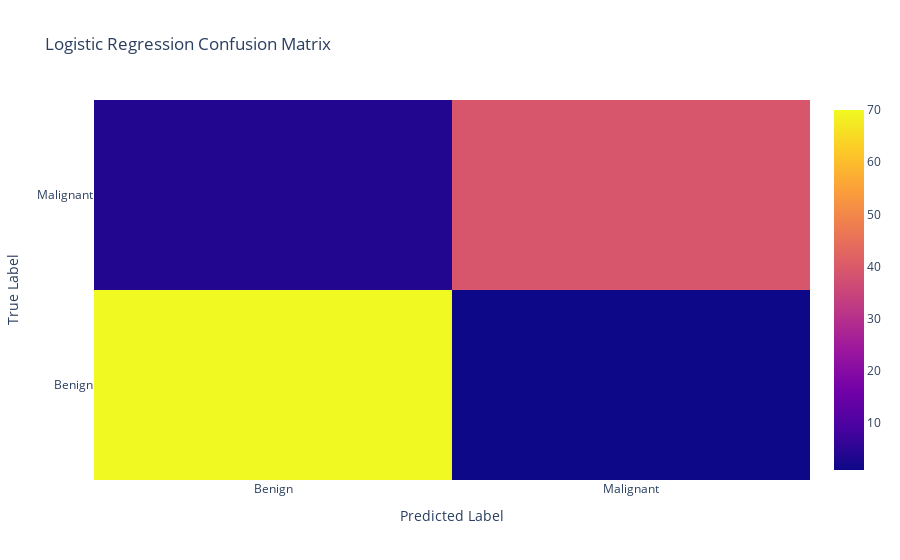

The cell this chart's notebook holds for it:
### Code cell
from sklearn.metrics import confusion_matrix

# Generate a confusion matrix
cm = confusion_matrix(y_test, y_pred)
print(cm)
# Create a heatmap of the confusion matrix
fig = go.Figure(data=[go.Heatmap(z=cm, x=['Benign', 'Malignant'], y=['Benign', 'Malignant'])])
fig.update_layout(title='Logistic Regression Confusion Matrix', xaxis_title='Predicted Label', yaxis_title='True Label')
fig.show()

### Figure 1 — Plotly figure (JSON) as saved in the notebook; plotly's stock layout.template omitted (floating-point values rounded to 4 significant figures)
{"data": [{"type": "heatmap", "x": ["Benign", "Malignant"], "y": ["Benign", "Malignant"], "z": [[70, 1], [4, 39]]}], "layout": {"title": {"text": "Logistic Regression Confusion Matrix"}, "xaxis": {"title": {"text": "Predicted Label"}}, "yaxis": {"title": {"text": "True Label"}}}}
